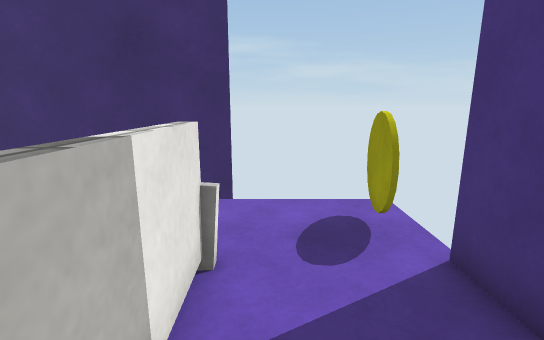
view 1 (above)

12 first-person views from a walk through a Unity game level. The camera is 1.2 m above the floor, tilts 12° down and sees 85° across. The floor is counted in squares, 0.5 m on a side. Each view is taken from the middle of a square. On the plan, view 1 faces up. The plan holds only what a view shows up to about 19 squares ahead; the rest is blank. The player is left out. Surface patterns are stand-ins for the level's own textures.

view 2
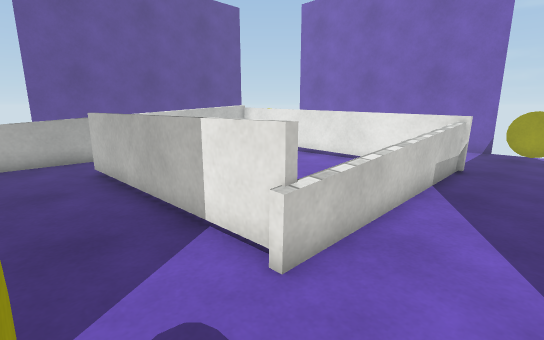

view 3
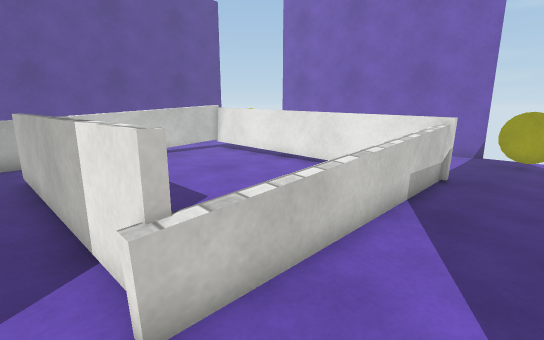

view 4
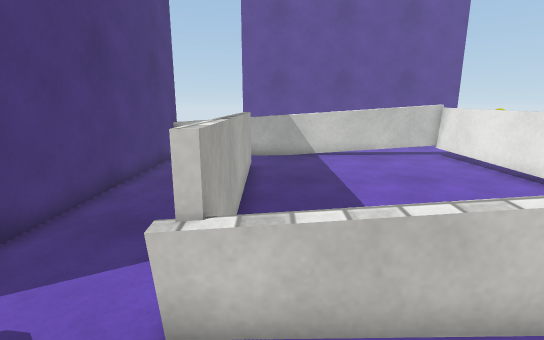

view 5
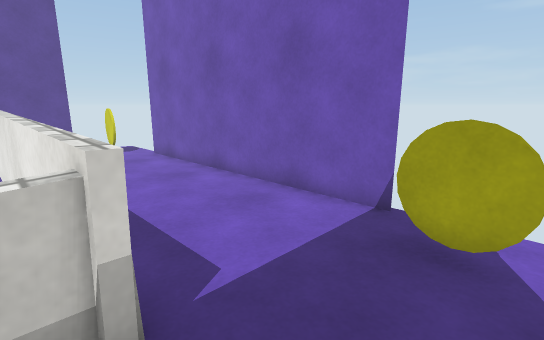

view 6
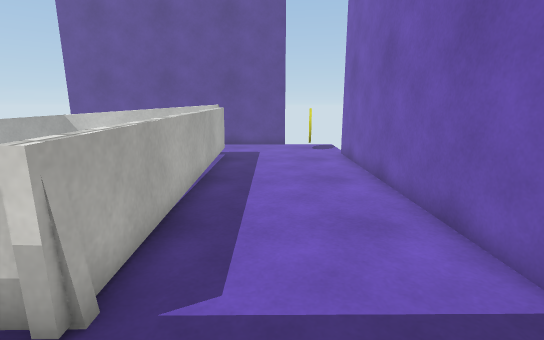

view 7
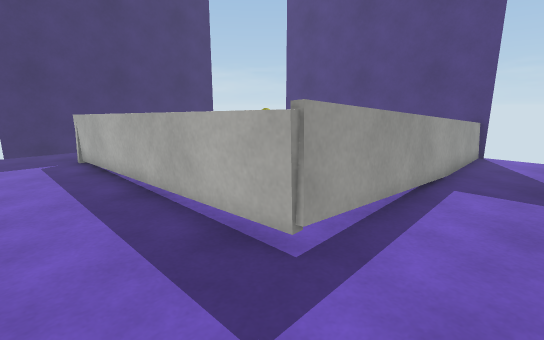

view 8
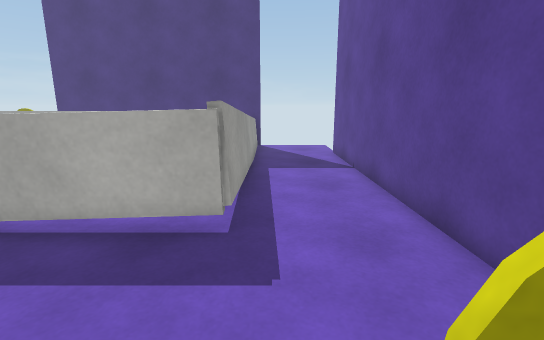

view 9
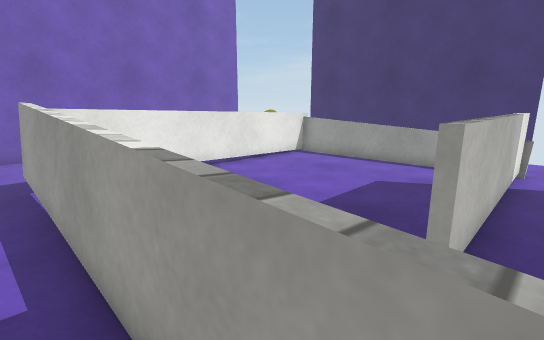

view 10
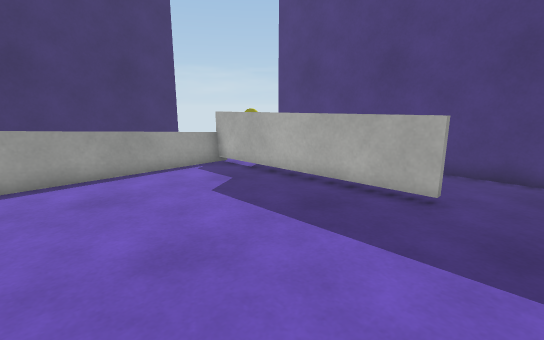

view 11
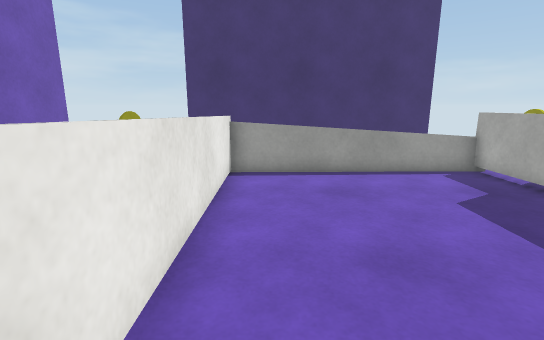

view 12
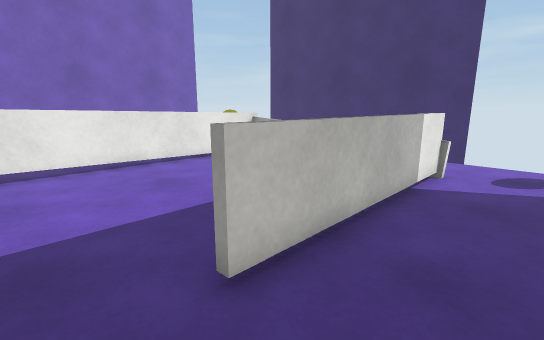

### Floor plan
Key: @ floor where view 1 was taken; # wall or solid block; x gap in a wall; . floor; = window, fence, low wall or low ledge; C yellow coin.
Columns run from 17 left of view 1 to 3 right of it. Each row starts with its distance up from view 1.
  8      ###########
  7  ...................
  6  .C................C
  5  ............  x ...x
  4  .....==========x...#
  3 #.....=#........=...#
  2 #.....=#........=...#
  1 #.....==........=...#
  0 #.....==........=@..#
 -1 #.....==........=...#
 -2 #.....==........=...#
 -3 #.....==........=...#
 -4 #.....==........=...#
 -5 #.....==............#
 -6 #.....==............#
 -7 #.....==............#
 -8 #.....###===========#
 -9  ...................
-10  ...................
-11  .C.................
-12  ..x#############x..

Where each view was taken, in squares from view 1:
view 1: 0 up, 0 right, facing up
view 2: 7 up, 2 right, facing down-left
view 3: 7 up, 0 right, facing down-left
view 4: 7 up, 2 left, facing down
view 5: 7 up, 10 left, facing down-left
view 6: 7 up, 13 left, facing down
view 7: 11 down, 14 left, facing up-right
view 8: 9 down, 16 left, facing right
view 9: 9 down, 0 right, facing up-left
view 10: 7 down, 9 left, facing up-right
view 11: 7 down, 9 left, facing up
view 12: 7 down, 2 right, facing up-left
